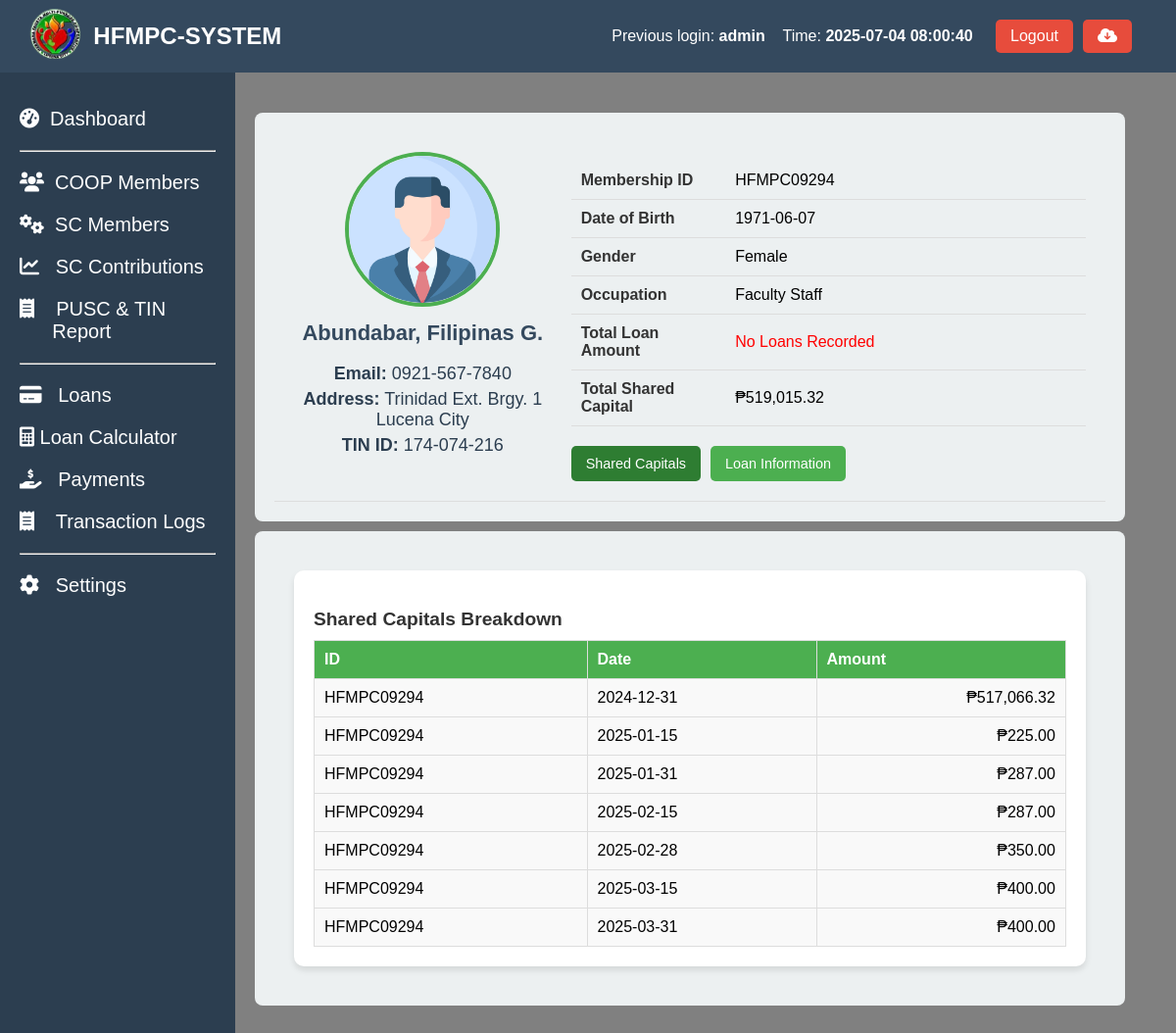
The app's page /coop_members_profile.php?id=HFMPC09294 (signed in), older data.
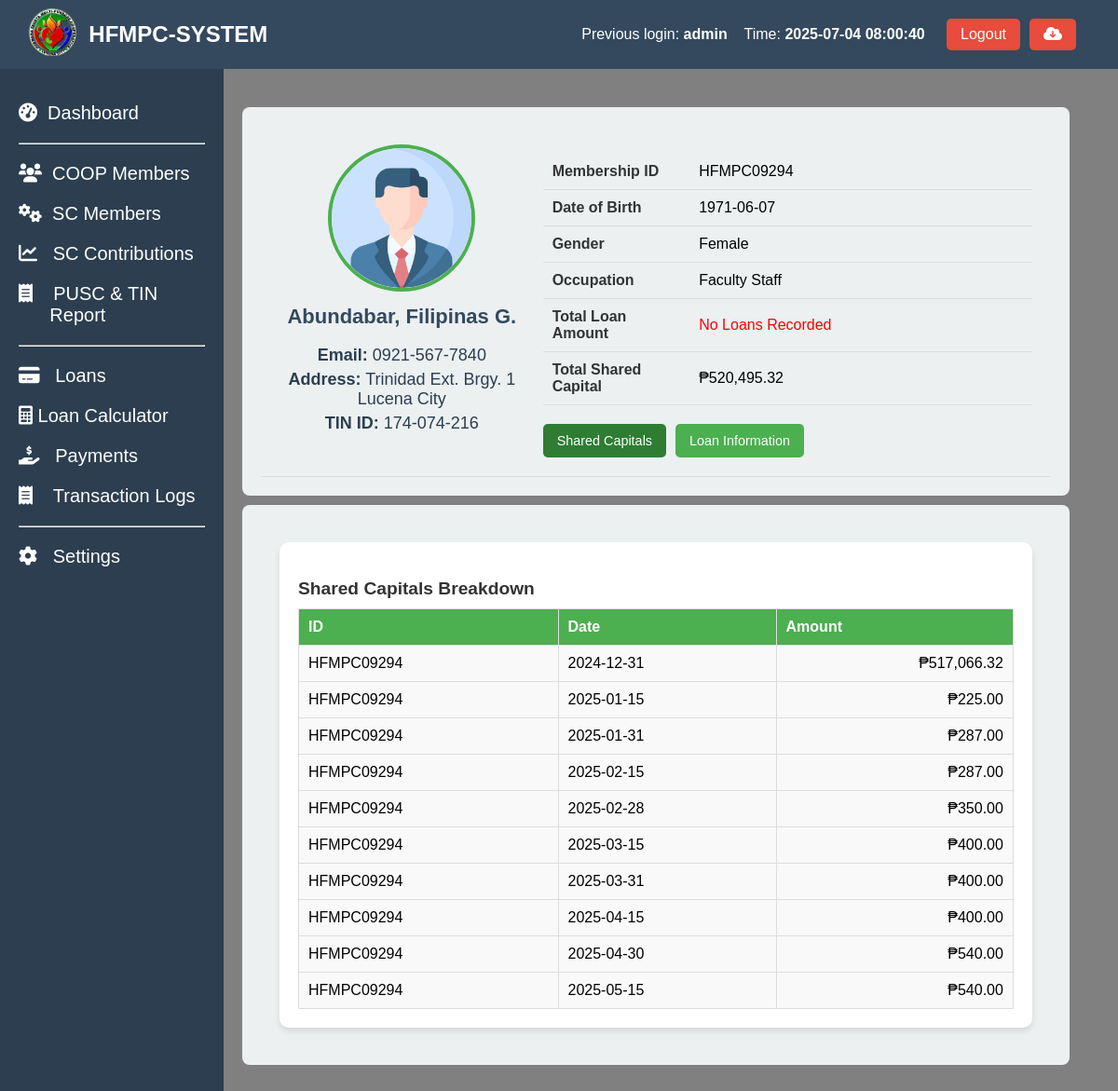
The same page, newer data.
### tables this page shows
CREATE TABLE `coop_members` (
  `coop_id` int(50) NOT NULL AUTO_INCREMENT,
  `membership_id` varchar(50) NOT NULL,
  `name_of_member` varchar(255) NOT NULL,
  `contact_number` varchar(20) NOT NULL,
  `tin` varchar(15) NOT NULL,
  `date_accepted` date NOT NULL,
  `bod_resolution` varchar(50) NOT NULL,
  `type_of_membership` varchar(50) NOT NULL,
  `shares_subscribed` decimal(10,2) NOT NULL,
  `amount_subscribed` decimal(10,2) NOT NULL,
  `initial_paid_up` decimal(10,2) NOT NULL,
  `address` text NOT NULL,
  `date_of_birth` date NOT NULL,
  `age` int(11) NOT NULL,
  `gender` varchar(20) DEFAULT NULL,
  `civil_status` varchar(50) DEFAULT NULL,
  `occupation` varchar(100) NOT NULL,
  `number_of_dependents` int(11) NOT NULL,
  `religious` varchar(100) NOT NULL,
  `annual_income` decimal(10,2) NOT NULL,
  `date_terminated` date DEFAULT NULL,
  `educational_attainment` varchar(50) DEFAULT NULL,
  `status` int(5) NOT NULL,
  `remarks` varchar(10) NOT NULL,
  `created_at` timestamp NOT NULL DEFAULT current_timestamp(),
  PRIMARY KEY (`coop_id`)
);

CREATE TABLE `shared_capital_amount` (
  `id` int(11) NOT NULL AUTO_INCREMENT,
  `Membership_ID` varchar(11) NOT NULL,
  `Name` varchar(100) NOT NULL,
  `Amount` decimal(10,2) DEFAULT NULL,
  `particulars` varchar(20) NOT NULL,
  `Date_Paid` date NOT NULL,
  `remarks` varchar(10) NOT NULL,
  PRIMARY KEY (`id`)
);

### coop_members_profile.php (the view, shortened to what this page needs)
<?php include 'header.php' ?>
<?php include 'sidebar.php' ?>
<link rel="stylesheet" href="assets/profile.css">
<?php
if (isset($_GET['id'])) {
    $membership_id = $_GET['id'];
    $sql = "SELECT * FROM coop_members WHERE membership_id = ?";
    $stmt = $conn->prepare($sql);
    $stmt->bind_param("s", $membership_id);
    $stmt->execute();
    $result = $stmt->get_result();
    if ($result->num_rows > 0) {
        $member = $result->fetch_assoc();
    } else {
        echo "No member found with ID: " . htmlspecialchars($membership_id);
        exit();
    }
    $shared_capitals_sql = "SELECT SUM(Amount) AS TotalSharedCapital FROM shared_capital_amount WHERE Membership_ID = ? AND (remarks IS NULL OR remarks != 'Deleted')";
    $stmt = $conn->prepare($shared_capitals_sql);
    $stmt->bind_param("s", $membership_id);
    $stmt->execute();
    $shared_capitals_result = $stmt->get_result();
    $shared_capitals = $shared_capitals_result->fetch_assoc();
    $total_shared_capital = $shared_capitals['TotalSharedCapital'];
    $shared_capitals_sql = "SELECT Date_Paid, Amount, Membership_ID FROM shared_capital_amount WHERE Membership_ID = ?  AND (remarks IS NULL OR remarks != 'Deleted') ";
    $stmt = $conn->prepare($shared_capitals_sql);
    $stmt->bind_param("s", $membership_id);
    $stmt->execute();
    $shared_capitals_result = $stmt->get_result();
    $shared_capitals = $shared_capitals_result->fetch_all(MYSQLI_ASSOC);
    $total_loans_sql = "SELECT SUM(balance_amount) AS TotalLoanAmount FROM coop_member_loans WHERE membership_id = ?";
    $stmt = $conn->prepare($total_loans_sql);
    $stmt->bind_param("s", $membership_id);
    $stmt->execute();
    $total_loans_result = $stmt->get_result();
    $total_loans = $total_loans_result->fetch_assoc();
    $total_loan_amount = $total_loans['TotalLoanAmount'];
} else {
    echo "No membership ID provided.";
    exit();
}
?>
<main class="content-member">
  <section class="stats-member">
    <div class="card-member">
      <div class="card-header-member">
      <div class="profile-card">
                <div class="profile-left">
                    <img src="profile.png" alt="Profile picture">
                    <div class="pinfo">
                        <h2><?php echo htmlspecialchars($member['name_of_member']); ?></h2>
                        <p><strong>Email:</strong> <?php echo htmlspecialchars($member['contact_number']); ?></p>
                        <p><strong>Address:</strong> <?php echo htmlspecialchars($member['address']); ?></p>
                        <p><strong>TIN ID:</strong> <?php echo htmlspecialchars($member['tin']); ?></p>
                    </div>
                </div>
                <div class="profile-right">
                    <table>
                        <tr>
                            <td>Membership ID</td>
                            <td><?php echo htmlspecialchars($member['membership_id']); ?></td>
                        </tr>
                        <tr>
                            <td>Date of Birth</td>
                            <td><?php echo htmlspecialchars($member['date_of_birth']); ?></td>
                        </tr>
                        <tr>
                            <td>Gender</td>
                            <td><?php echo htmlspecialchars($member['gender']); ?></td>
                        </tr>
                        <tr>
                            <td>Occupation</td>
                            <td><?php echo htmlspecialchars($member['occupation']); ?></td>
                        </tr>
                        <tr>
                            <td>Total Loan Amount</td>
                            <td><?php echo $total_loan_amount ? "₱" . number_format($total_loan_amount, 2) : '<span style="color:red;">No Loans Recorded</span>'; ?></td>
                        </tr>
                        <tr>
                            <td>Total Shared Capital</td>
                            <td><?php echo $total_shared_capital ? "₱" . number_format($total_shared_capital, 2) : '<span style="color:red;">No Updated Contribution</span>'; ?></td>
                        </tr>
                    </table>
                    <div class="button-container">
                        <button class="button active" id="shared-capitals-btn">Shared Capitals</button>
                        <button class="button" id="loan-information-btn">Loan Information</button>
                    </div>
                </div>
            </div>
      </div>
    </div>
    <div class="card-member">
      <div class="card-header-member">
            <div class="second-content">
                <div id="shared-capitals-section" class="section active">
                    <h3>Shared Capitals Breakdown</h3>
                    <table>
                        <thead>
                            <tr>
                                <th>ID</th>
                                <th>Date</th>
                                <th>Amount</th>
                            </tr>
                        </thead>
                        <tbody>
                        <?php if (!empty($shared_capitals)): ?>
                            <?php foreach ($shared_capitals as $capital): ?>
                                <tr>
                                    <td><?php echo htmlspecialchars($capital['Membership_ID']); ?></td>
                                    <td><?php echo htmlspecialchars($capital['Date_Paid']); ?></td>
                                    <td style="text-align: right;"><?php echo "₱" . number_format($capital['Amount'], 2); ?></td>
                                </tr>
                            <?php endforeach; ?>
                            <?php else: ?>
                                <tr>
                                    <td colspan="3" style="text-align: center; color: red;">No Shared Capitals Contribution Recorded</td>
                                </tr>
                            <?php endif; ?>
                        </tbody>
                    </table>
                </div>
            </div>
      </div>
    </div>
  </section>
</main>

### header.php (shortened to what this page needs)
<?php
include 'config/config.php';
$previous_user = null;
$sql_prev = "SELECT id, username, login_time FROM login_activity ORDER BY login_time DESC LIMIT 1 OFFSET 1";
$result_prev = $conn->query($sql_prev);
if ($result_prev->num_rows > 0) {
    $previous_user = $result_prev->fetch_assoc();
}
?>
<!DOCTYPE html>
<html lang="en">
<head>
  <link rel="stylesheet" href="https://cdnjs.cloudflare.com/ajax/libs/font-awesome/6.0.0-beta3/css/all.min.css">
  <link rel="stylesheet" href="assets/styles.css">
</head>
<body>
<header class="header">
  <div class="header-content">
    <div class="dashboard-left">
      <a href="index.php"><img src="logo.png" alt="Logo" class="dashboard-logo" width="20%"></a>
      <h1> HFMPC-SYSTEM</h1>
    </div>
    <div class="admin-info">
      <?php if ($previous_user): ?>
        <div class="previous-login-info" style="text-align: right; display: flex; justify-content: space-between;">
          <p>Previous login: <strong><?php echo htmlspecialchars($previous_user['username']); ?></strong></p> &nbsp&nbsp&nbsp&nbsp
          <p>Time: <strong><?php echo htmlspecialchars($previous_user['login_time']); ?></strong></p>&nbsp&nbsp&nbsp
        </div>
      <?php else: ?>
        <p class="previous-login-info">No previous login records found.</p>
      <?php endif; ?>
      <button class="logout-btn" onclick="confirmLogout();">Logout</button>
      <form method="post" action="backup.php" onsubmit="return confirmBackup();">
          <button class="logout-btn" type="submit" name="backup"><i class="fas fa-cloud-download-alt"></i></button>
      </form>
    </div>
  </div>
</header>
</body>
</html>

### sidebar.php (shortened to what this page needs)
<?php
$current_page = basename($_SERVER['PHP_SELF']);
function is_active($page) {
    global $current_page;
    return $current_page == $page ? 'active' : '';
}
?>
<aside class="sidebar">
  <ul>
    <li class="<?= is_active('index.php') ?>"><a href="index.php"><i class="fas fa-tachometer-alt"></i>&nbsp Dashboard</a></li>
    <hr>
    <li class="<?= is_active('coop_members.php') ?>"><a href="coop_members.php"><i class="fas fa-users"></i>&nbsp COOP Members</a></li>
    <li class="<?= is_active('coop_members_shared_capitals.php') ?>"><a href="coop_members_shared_capitals.php"><i class="fas fa-cogs"></i>&nbsp SC Members</a></li>
    <li class="<?= is_active('coop_members_shared_capitals_contribution.php') ?>"><a href="coop_members_shared_capitals_contribution.php"><i class="fas fa-chart-line"></i>&nbsp&nbsp SC Contributions</a></li>
    <li class="<?= is_active('coop_members_pusc_tin.php') ?>"><a href="coop_members_pusc_tin.php"><i class="fas fa-receipt"></i>&nbsp&nbsp&nbsp PUSC & TIN &nbsp&nbsp&nbsp&nbsp&nbsp&nbspReport</a></li>
    <hr>
    <li class="<?= is_active('coop_members_loan.php') ?>"><a href="coop_members_loan.php"><i class="fas fa-credit-card"></i>&nbsp&nbsp Loans</a></li>
    <li class="<?= is_active('loan_amortization.php') ?>"><a href="loan_amortization.php"><i class="fas fa-calculator"></i> Loan Calculator</a></li>
    <li class="<?= is_active('coop_members_payments.php') ?>"><a href="coop_members_payments.php"><i class="fas fa-hand-holding-usd"></i>&nbsp&nbsp Payments</a></li>
    <li class="<?= is_active('coop_members_transaction_logs.php') ?>"><a href="coop_members_transaction_logs.php"><i class="fas fa-receipt"></i>&nbsp&nbsp&nbsp Transaction Logs</a></li>
    <hr>
    <li class="<?= is_active('#') ?>"><a href="#"><i class="fas fa-cog"></i>&nbsp&nbsp Settings</a></li>
  </ul>
</aside>

### assets/styles.css (style rules this page uses)
body { font-family: Arial, sans-serif; margin: 0; height: 100vh; display: flex; flex-direction: column; }
header { background-color: #34495e; color: white; padding: 5px; width: 100%; display: flex; justify-content: space-between; align-items: center; position: fixed; z-index: 10; }
header h1 { font-size: 24px; }
.header-content { display: flex; justify-content: space-between; width: 100%; padding-right: 50px; padding-left: 20px; }
.admin-info { display: flex; align-items: center; gap: 10px; }
.logout-btn { background-color: #e74c3c; color: white; border: none; padding: 8px 15px; cursor: pointer; font-size: 16px; border-radius: 5px; }
.logout-btn { background-color: #e74c3c; color: white; border: none; padding: 8px 15px; cursor: pointer; }
.sidebar { margin-top: 10px; width: 200px; background-color: #2c3e50; color: white; padding: 20px; height: 100%; position: fixed; top: 60px; z-index: 5; }
.sidebar ul { list-style: none; padding: 0; }
.sidebar ul li { margin: 20px 0; }
.sidebar ul li a { color: white; text-decoration: none; font-size: 20px; display: block; transition: 0.5s; }
.dashboard-left { display: flex; align-items: center; gap: 10px; }
.dashboard-logo { height: 60px; width: auto; object-fit: contain; }

### assets/profile.css (style rules this page uses)
.profile-card { display: flex; gap: 20px; padding: 20px; border-bottom: 1px solid #ddd; }
.profile-left { text-align: center; flex: 1; }
.profile-left img { width: 150px; height: 150px; border-radius: 50%; object-fit: cover; border: 4px solid #4CAF50; }
.pinfo h2 { margin-top: 10px; font-size: 1.5rem; color: #333; }
.pinfo p { margin: 5px 0; font-size: 0.9rem; color: #666; }
.profile-right { flex: 2; }
.profile-right table { width: 100%; margin-top: 10px; border-collapse: collapse; }
.profile-right table td { padding: 10px; border-bottom: 1px solid #ddd; }
.profile-right table td:first-child { font-weight: bold; color: #333; width: 30%; }
.button-container { margin-top: 20px; display: flex; gap: 10px; }
.button { padding: 10px 15px; font-size: 0.9rem; border: none; border-radius: 5px; background-color: #4CAF50; color: white; cursor: pointer; transition: background 0.3s; }
.button.active { background-color: #2e7d32; }
.second-content { padding: 20px; }
.section { display: none; background: #fff; padding: 20px; border-radius: 10px; box-shadow: 0 4px 6px rgba(0, 0, 0, 0.1); }
.section h3 { margin-bottom: 10px; font-size: 1.2rem; color: #333; }
.section table { width: 100%; border-collapse: collapse; margin-top: 10px; }
.section table th, .section table td { padding: 10px; border: 1px solid #ddd; text-align: left; }
.section table th { background-color: #4CAF50; color: white; }
.section table td { background-color: #f9f9f9; }
.section.active { display: block; }
.content-member { background-color: gray; margin-left: 150px; padding: 100px; margin-top: 5px; flex-grow: 1; height: 100vh; overflow-y: auto; position: relative; display: block; flex-direction: column; }
.stats-member { margin-top: 10px; width: 105%; }
.card-member { background-color: #ecf0f1; border-radius: 8px; padding: 20px; width: 95%; margin-left: 10px; position:relative; display: block; flex-direction: column; margin-top: 10px; }
.card-member h2 { font-size: 22px; color: #34495e; }
.card-member p { font-size: 18px; color: #2c3e50; }

Row changes from the older to the newer data that the page shows:
added shared_capital_amount: Membership_ID "HFMPC09294", Date_Paid "2025-04-15", Amount "400.00"
added shared_capital_amount: Membership_ID "HFMPC09294", Date_Paid "2025-04-30", Amount "540.00"
added shared_capital_amount: Membership_ID "HFMPC09294", Date_Paid "2025-05-15", Amount "540.00"
Text that changed along with them:
$total_shared_capital: "519,015.32" → "520,495.32"
